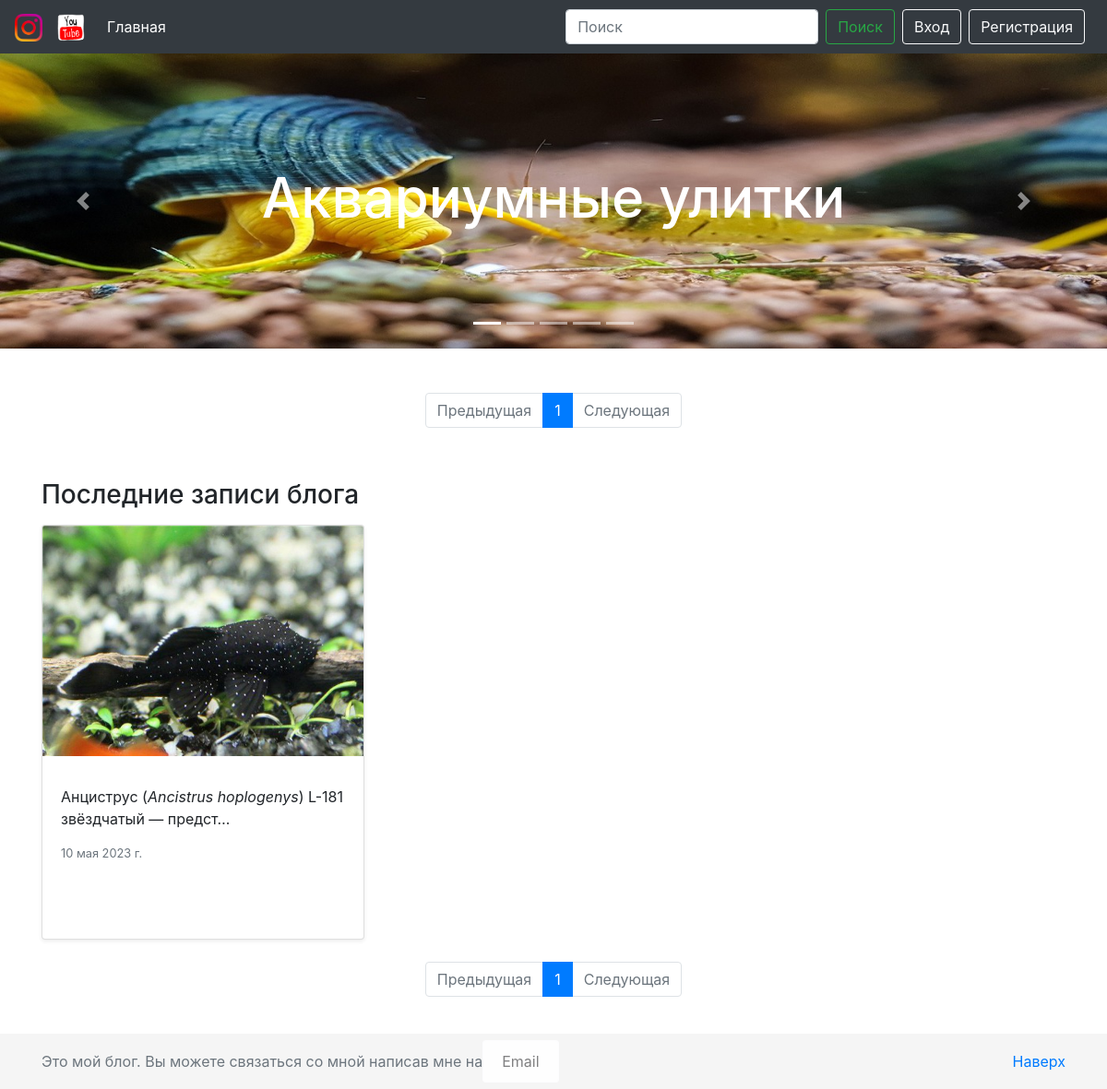
The page / on the database its author committed.
### myblog/models.py (models this page shows, shortened)
class Post(models.Model):
    title = models.CharField(max_length=200, verbose_name="Заголовок:")
    url = models.SlugField(verbose_name='URL-адрес(авто):')
    description = RichTextUploadingField(verbose_name='Описание')
    content = RichTextUploadingField(verbose_name='Подробное описание:')
    options = RichTextUploadingField(verbose_name='Параметры содержания:')
    image = models.ImageField(verbose_name='Фото:')
    created_at = models.DateField(default=timezone.now, verbose_name='Дата создания:')
    author = models.ForeignKey(User, on_delete=models.CASCADE, default=User.objects.all, verbose_name='Автор:')
    keyword = models.CharField(max_length=200, default='123', verbose_name='Слова для поиска:')
    objects = models.Model
    class Meta:
        verbose_name = 'Пост главной страницы'
        verbose_name_plural = 'Посты на главной странице'

### myblog/views.py (the view)
# urls.py: path('', MainView.as_view(), name='index'),
class MainView(View):
    @staticmethod
    def get(request, *args, **kwargs):
        posts = Post.objects.all()
        paginator = Paginator(posts, 6)
        page_number = request.GET.get('page')
        page_obj = paginator.get_page(page_number)
        posts_forum = ForumPost.objects.all()
        paginator_forum = Paginator(posts_forum, 3)  # Для последних записей блога.
        page_number_forum = request.GET.get('page')
        page_obj_forum = paginator_forum.get_page(page_number_forum)
        context = {
            'page_obj': page_obj,
            'page_obj_forum': page_obj_forum,
        }
        return render(request, 'myblog/home.html', context=context)

### templates/myblog/home.html (shortened to what this page needs)
{% extends './base.html' %}
{% load static %}
{% block header %}
{% include './block/slider.html' %}
{% endblock %}
{% block pagination_1 %}
{% if page_obj_forum %}
<div>
    <br>
    <br>
    <nav aria-label="Paginate me">
        <ul class="pagination justify-content-center">
            {% if page_obj.has_previous %}
            <a class="page-link" href="?page={{ page_obj.previous_page_number }}" tabindex="-1">Предыдущая</a>
            {% else %}
            <li class="page-item disabled">
                <a class="page-link disabled" href="#" tabindex="-1">Предыдущая</a>
            </li>
            {% endif %}
            {% for i in page_obj.paginator.page_range %}
            {% if i == page_obj.number %}
            <li class="page-item active"><a class="page-link" href="?page={{ i }}">{{ i }}</a></li>
            {% else %}
            <li class="page-item"><a class="page-link" href="?page={{ i }}">{{ i }}</a></li>
            {% endif %}
            {% endfor %}
            {% if page_obj.has_next %}
            <a class="page-link" href="?page={{ page_obj.next_page_number }}">Следующая</a>
            {% else %}
            <li class="page-item disabled">
                <a class="page-link" href="#">Следующая</a>
            </li>
            {% endif %}
        </ul>
    </nav>
    <br>
</div>
{% endif %}
{% endblock pagination_1 %}
{% block content %}
<div class="container">
    {% if page_obj %}
    <h3 class="my-3">Последние записи блога</h3>
    {% else %}
    <h3 class="my-3">В блоге пока нет записей.</h3>
    {% endif %}
    <div class="row">
        {% for post in page_obj %}
        <div class="col-md-4">
            <div class="card mb-4 shadow-sm for_content">
                <a href="{% url 'post_detail' slug=post.url %}"><img src="media/{{ post.image }}" alt=""
                                                                     class="card-img-top foto"></a>
                <div class="card-body">
                    {{ post.description|safe|truncatechars:100 }}
                    <div class="d-flex justify-content-between align-items-center">
                        <small class="text-muted">{{ post.created_at }}</small>
                    </div>
                </div>
            </div>
        </div>
        {% endfor %}
    </div>
</div>
{% endblock content %}
{% block pagination_2 %}
{% if page_obj_forum %}
<nav aria-label="Paginate me">
    <ul class="pagination justify-content-center">
        {% if page_obj.has_previous %}
        <a class="page-link" href="?page={{ page_obj.previous_page_number }}" tabindex="-1">Предыдущая</a>
        {% else %}
        <li class="page-item disabled">
            <a class="page-link disabled" href="#" tabindex="-1">Предыдущая</a>
        </li>
        {% endif %}
        {% for i in page_obj.paginator.page_range %}
        {% if i == page_obj.number %}
        <li class="page-item active"><a class="page-link" href="?page={{ i }}">{{ i }}</a></li>
        {% else %}
        <li class="page-item"><a class="page-link" href="?page={{ i }}">{{ i }}</a></li>
        {% endif %}
        {% endfor %}
        {% if page_obj.has_next %}
        <a class="page-link" href="?page={{ page_obj.next_page_number }}">Следующая</a>
        {% else %}
        <li class="page-item disabled">
            <a class="page-link" href="#">Следующая</a>
        </li>
        {% endif %}
    </ul>
</nav>
{% endif %}
<br>
{% endblock pagination_2 %}

### static/css/style.css (style rules this page uses)
body { margin-bottom: 60px; }
html { position: relative; min-height: 100%; }
.foto { height: 250px; }
.for_content { height: 450px; }

### rows shown on the page
Post: image (picture), description "Анциструс ( A ncistrus hoplogenys ) L-181 звёздчатый — предст…", created_at "10 мая 2023 г."

### other values the page prints
{{ i }} "1"
